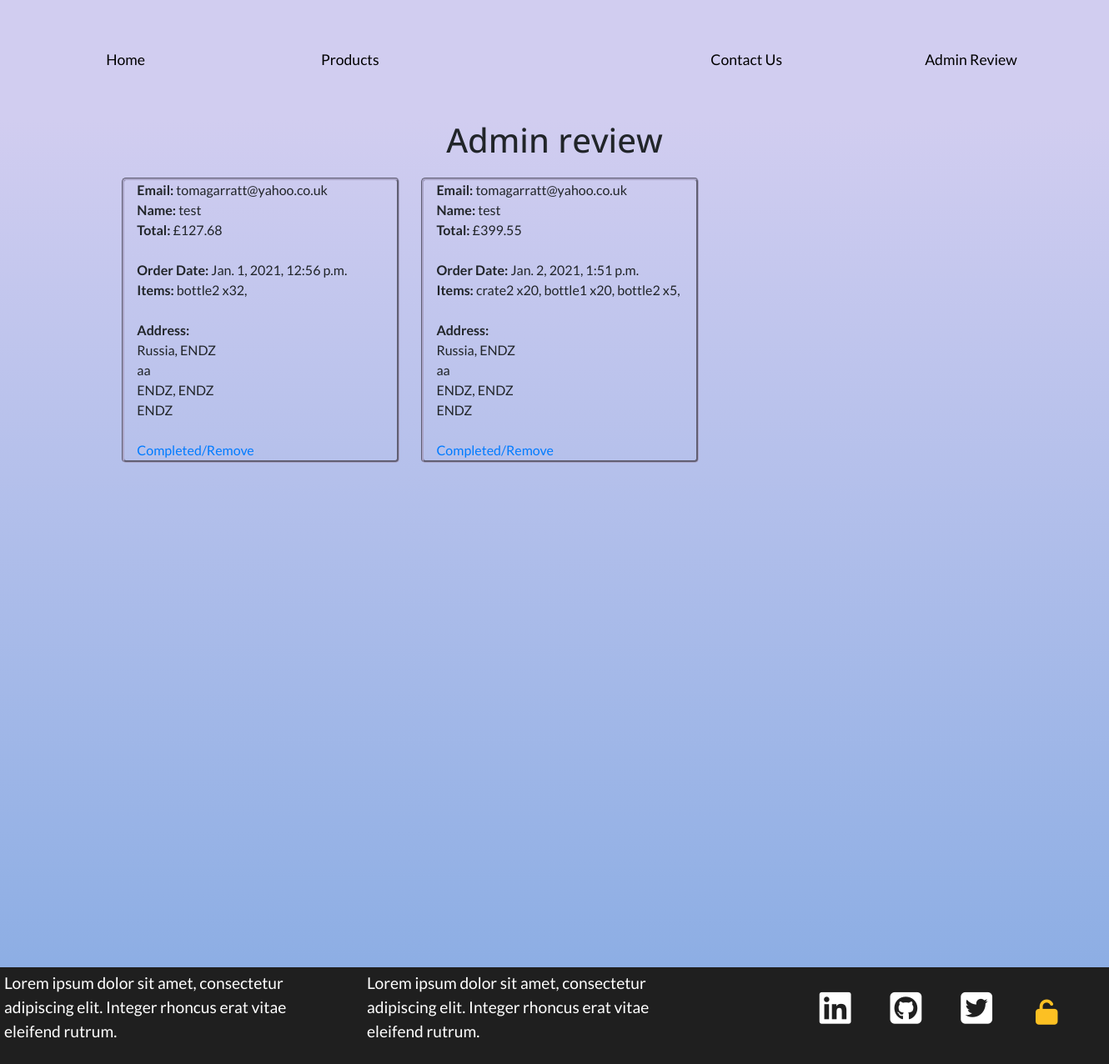
Page /admin_review (signed in) on the earlier database version.
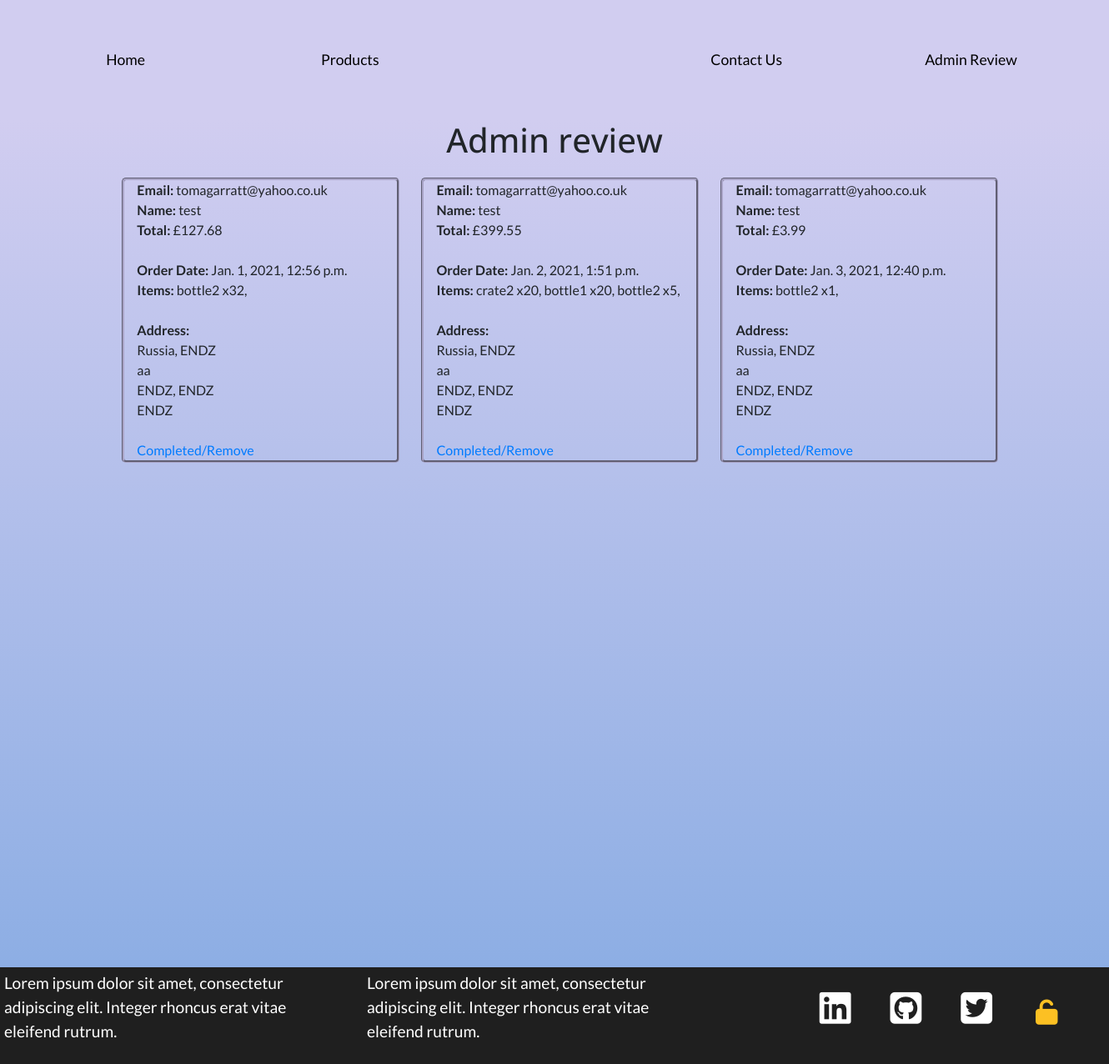
Same page on the later database version.
### cart/models.py (models this page shows, shortened)
class CheckoutUserInfo(models.Model):
    user_email = models.EmailField(verbose_name='E-mail', max_length=30)
    user_name = models.CharField(verbose_name='Full name', max_length=60)
    user_country = models.CharField(verbose_name='Country', max_length=60)
    user_city = models.CharField(verbose_name='City', max_length=60)
    user_line1 = models.CharField(verbose_name='Address line 1', max_length=60)
    user_line2 = models.CharField(verbose_name='Address line 2', max_length=60)
    user_postcode = models.CharField(verbose_name='Postcode', max_length=60)
    user_countystate = models.CharField(verbose_name='County/State', max_length=60)
    user_price_total = models.DecimalField(max_digits=10, default=0, decimal_places=2)
    user_items = models.CharField(default="", max_length=1000)
    order_date = models.DateTimeField(
        blank=True, null=True, default=timezone.now)

### admin_review/views.py (the view)
# urls.py: path(r'admin_review', admin_review, name='admin_review'),
@staff_member_required(login_url='sign_in')
def admin_review(request):
    all_checkoutuserinfo = CheckoutUserInfo.objects.all()
    num_orders = 0
    for item in all_checkoutuserinfo:
        num_orders += 1
    print(num_orders)
    return render(request, "../templates/admin_review.html",
        {"all_checkoutuserinfo": all_checkoutuserinfo, 'num_orders': num_orders})

### templates/admin_review.html (shortened to what this page needs)
{%extends "base.html"%}
{%block heading%}
Admin review
{%endblock%}
{%block content%}
<div class="review_page">
    {%if num_orders == 0 %}
    <div class="cart-empty">
        <div>Up to date on orders.</div>
        <div>Congrats!</div>
    </div>
    {%else%}
        <div class="order-list row">
            {%for all_checkoutuserinfo in all_checkoutuserinfo%}
                <div class="order col-lg-3 col-md-5 col-sm-10 col-10">
                    <div>
                        <b>Email:  </b>{{all_checkoutuserinfo.user_email}}
                    </div>
                    <div>
                        <b>Name:  </b>{{all_checkoutuserinfo.user_name}}
                    </div>
                    <div>
                        <b>Total:  </b>£{{all_checkoutuserinfo.user_price_total}}
                    </div>
                    <br>
                    <div>
                        <b>Order Date:  </b>{{all_checkoutuserinfo.order_date}}
                    </div>
                    <div>
                        <b>Items:  </b>{{all_checkoutuserinfo.user_items}}
                    </div>
                    <br>
                    <div>
                        <div><b>Address: </b></div>
                        <div>{{all_checkoutuserinfo.user_country}}, {{all_checkoutuserinfo.user_city}}</div>
                        <div>{{all_checkoutuserinfo.user_countystate}}</div>
                        <div>{{all_checkoutuserinfo.user_line1}}, {{all_checkoutuserinfo.user_line2}}</div>
                        <div>{{all_checkoutuserinfo.user_postcode}}</div>
                    </div>
                    <br>
                    <div>
                        <a href="{% url 'infopk_delete' all_checkoutuserinfo.id %}">Completed/Remove</a>
                    </div>
                </div>
            {%endfor%}
        </div>
    {%endif%}
</div>
{%endblock%}

Differences in the rows shown:
added CheckoutUserInfo: user_email "tomagarratt@yahoo.co.uk", user_name "test", user_price_total "3.99", order_date "Jan. 3, 2021, 12:40 p.m.", user_items "bottle2 x1,", user_country "Russia", user_city "ENDZ", user_countystate "aa", user_line1 "ENDZ", user_line2 "ENDZ", user_postcode "ENDZ"
